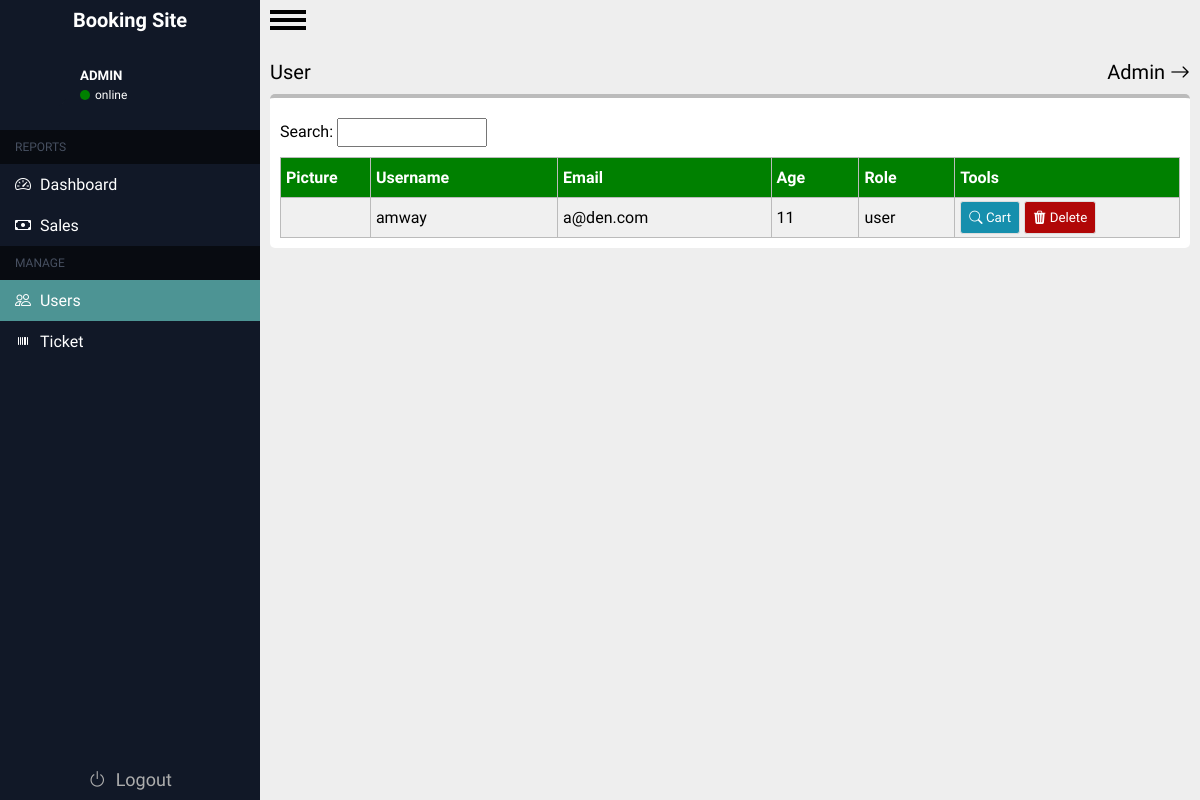
Before: /admin/users.php (signed in) with the older database file.
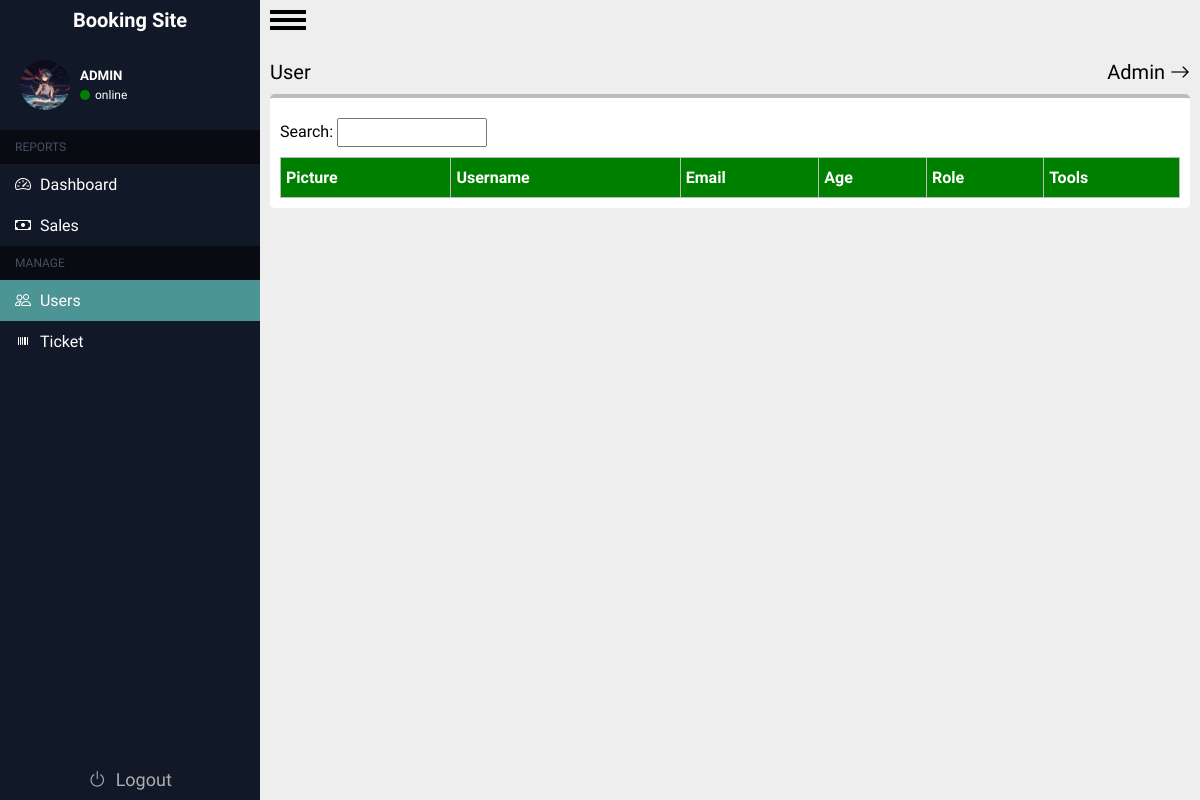
After: the same page with the newer database file.
### tables this page shows
CREATE TABLE `users` (
  `id_user` int(11) NOT NULL,
  `Username` varchar(200) NOT NULL,
  `Email` varchar(200) NOT NULL,
  `Age` int(11) NOT NULL,
  `Password` varchar(200) NOT NULL,
  `gambar` varchar(255) DEFAULT NULL,
  `role` varchar(225) NOT NULL
);

### admin/users.php (the view, shortened to what the changed rows need)
<?php
require '../koneksi.php';
$user = [];
?>
<!DOCTYPE html>
<html lang="en">
<head>
    <link rel="stylesheet" href="../css/tiket.css?v=1.4">
    <link rel="stylesheet" href="https://cdn.jsdelivr.net/npm/bootstrap-icons@1.11.1/font/bootstrap-icons.css">
</head>
<body>
    <div class="container">
        <?php @include "../includes/sidebar.php" ?>
        <div class="main-content">
            <div class="wrapper">
                <div class="isi">
                    <div class="tabel-content">
                        <table>
                            <tr>
                                <th>Picture</th>
                                <th>Username</th>
                                <th>Email</th>
                                <th>Age</th>
                                <th>Role</th>
                                <th>Tools</th>
                            </tr>
                            <?php
                            if (isset($_POST['cari'])) {
                                $keyword = $_POST['cari'];
                                $result = mysqli_query($conn, "select * from users where Username like '%$keyword%' or Email like '%$keyword%' and role ='user'");
                            }else{
                                $result = mysqli_query($conn, "select * from users where role = 'user'");
                            }
                            while ($record = mysqli_fetch_assoc($result)) {
                                $user[] = $record;
                            }
                            foreach ($user as $sr) :
                                echo "
                            <tr>
                                <td width='10%'><img src='../img/" . $sr["gambar"] . "' alt='' width='40px'></td>
                                    <td>" . $sr["Username"] . "</td>
                                    <td>" . $sr["Email"] . "</td>
                                    <td>" . $sr["Age"] . "</td>
                                    <td>" . $sr["role"] . "</td>
                                    <td width='25%'>
                                        <a href='user-cart.php?id=" . $sr['id_user'] . "'>
                                        <button type='submit' id='cart' data-id='" . $sr['id_user'] . "' style='background-color:rgb(22, 143, 173)'><i class='bi bi-search'></i> Cart</button>
                                        </a>
                                        <a href='delete-user.php?id=" . $sr['id_user'] . "'>
                                            <button style='background-color:rgb(177, 7, 7)'><i class='bi bi-trash3-fill'></i> Delete</button>
                                            </a>
                                            </td>
                                            </tr>
                                            ";
                            endforeach;
                            ?>
                        </table>
                    </div>
                </div>
            </div>
        </div>
</body>
</html>

### includes/sidebar.php (shortened to what the changed rows need)
<link rel="stylesheet" href="../css/sidebar.css?v=2">
<div class="sidebar">
    <div class="header">
        <div class="info-user">
            <div class="picture">
                <?php
                require '../koneksi.php';
                $id_u = $_SESSION['id'];
                $hasil = mysqli_query($conn, "select gambar from users where id_user = '$id_u'");
                $gambar = [];
                while ($record = mysqli_fetch_assoc($hasil)) {
                    $gambar[] = $record;
                }
                echo "
                <img src='../img/".$gambar[0]["gambar"] . "' alt=''>
                "
                ?>
                <div class="circle">
                    <i class="bi bi-pencil"></i>
                </div>
                <div class="layer"></div>
            </div>
        </div>
    </div>
</div>

Changed rows visible on the page:
removed users: Username "amway", Email "a@den.com", Age "11", role "user"
now on this page (row edited): users: gambar (picture)
